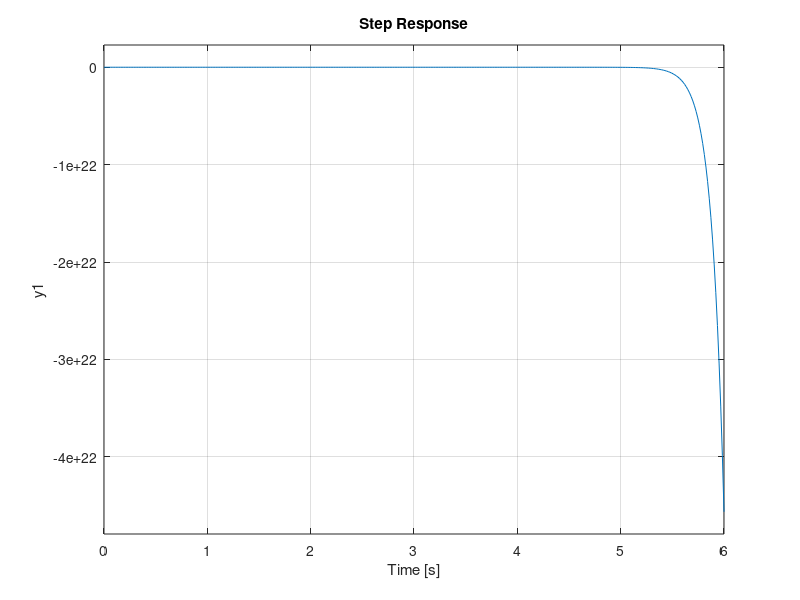

This figure's MATLAB source: (Note: this script raises an error after producing the figure.)
%% Reset
clear
clc

%% Espacio de estados
A = [0 1 0 0;
    0 -2.45571 -62.8714 3.68357;
    0 0 0 1;
    0 3.68357 167.6570 -9.82286];
B = [0;
    428.5710;
    0;
    -642.8270];
C = [0 0 1 0];
D = 0;
sys = ss(A,B,C,D)
step(sys)

%% Calculo de constantes LQR
resp= ones(1,3);
osc = ones(1,3);

% Prueba 1
Q = [1 0 0 0;
     0 1 0 0;
     0 0 1 0;
     0 0 0 1];
R = 1;

[K1,S,e] = lqr(A,B,Q,R);

sys = ss((A - B*K1), B, C, D);

% Run response to initial condition
t = 0:0.005:30;
% [y,t,x] = initial(sys, x0, t);
stepstruct = stepinfo(sys);
resp(1) = stepstruct.SettlingTime;
osc(1) = stepstruct.Peak;
subplot(311)
step(sys)

% Prueba 2
Q = [10 0 0 0;
     0 1 0 0;
     0 0 10 0;
     0 0 0 1];
R = 1;

[K2,S,e] = lqr(A,B,Q,R);

sys = ss((A - B*K2), B, C, D);
% step(tf(ss2tf(sys.A,sys.B,sys.C,sys.D)))

% Run response to initial condition
t = 0:0.005:30;
% [y,t,x] = initial(sys, x0, t);
stepstruct = stepinfo(sys);
resp(2) = stepstruct.SettlingTime;
osc(2) = stepstruct.Peak;
subplot(312)
step(sys)

% Prueba 3
Q = [10 0 0 0;
     0 0.1 0 0;
     0 0 10 0;
     0 0 0 0.1];
R = 0.09;

[K3,S,e] = lqr(A,B,Q,R);

sys = ss((A - B*K3), B, C, D);
% step(tf(ss2tf(sys.A,sys.B,sys.C,sys.D)))

% Run response to initial condition
t = 0:0.005:30;
% [y,t,x] = initial(sys, x0, t);
stepstruct = stepinfo(sys);
resp(3) = stepstruct.SettlingTime;
osc(3) = stepstruct.Peak;
subplot(313)
step(sys)

%% resultados
resp
osc